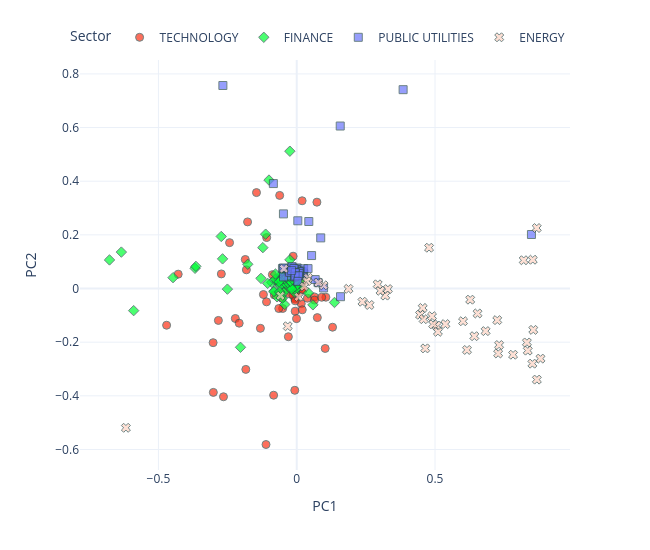

Notebook source saved alongside this figure:
### Code cell
from stock_embeddings.plotting import pca_plot_from_embeddings

pca_plot_from_embeddings(
    embedding_matrix=embeddings.weight.detach().numpy(),
    sectors=data.sectors,
    tickers=data.tickers,
    industries=data.industries,
    names=data.names,
    dimensions=2,
    reduced=True,
    method="PCA",
    return_df=False,
    rand_state=None,
)

### Figure 1 — Plotly figure (JSON) as saved in the notebook; plotly's stock layout.template omitted (floating-point values rounded to 4 significant figures; data arrays with more than 128 entries replaced by an {"elided": "..."} marker saying what was removed)
{"data": [{"customdata": {"elided": "67x3 str values"}, "hovertemplate": "<b>%{hovertext}</b><br><br>Sector=%{customdata[1]}<br>PC1=%{x}<br>PC2=%{y}<br>ticker=%{customdata[0]}<br>industry=%{customdata[2]}<extra></extra>", "hovertext": ["COMPUTER MANUFACTURING", "EDP SERVICES", "COMPUTER SOFTWARE: PREPACKAGED SOFTWARE", "SEMICONDUCTORS", "EDP SERVICES", "COMPUTER SOFTWARE: PREPACKAGED SOFTWARE", "EDP SERVICES", "SEMICONDUCTORS", "COMPUTER SOFTWARE: PREPACKAGED SOFTWARE", "ELECTRICAL PRODUCTS", "COMPUTER SOFTWARE: PREPACKAGED SOFTWARE", "EDP SERVICES", "COMPUTER SOFTWARE: PREPACKAGED SOFTWARE", "EDP SERVICES", "EDP SERVICES", "RADIO AND TELEVISION BROADCASTING AND COMMUNICATIONS EQUIPMENT", "SEMICONDUCTORS", "COMPUTER COMMUNICATIONS EQUIPMENT", "ELECTRICAL PRODUCTS", "INDUSTRIAL MACHINERY/COMPONENTS", "SEMICONDUCTORS", "COMPUTER COMMUNICATIONS EQUIPMENT", "SEMICONDUCTORS", "INDUSTRIAL MACHINERY/COMPONENTS", "COMPUTER SOFTWARE: PREPACKAGED SOFTWARE", "RADIO AND TELEVISION BROADCASTING AND COMMUNICATIONS EQUIPMENT", "INDUSTRIAL MACHINERY/COMPONENTS", "EDP SERVICES", "COMPUTER MANUFACTURING", "COMPUTER MANUFACTURING", "SEMICONDUCTORS", "SEMICONDUCTORS", "ADVERTISING", "INDUSTRIAL MACHINERY/COMPONENTS", "EDP SERVICES", "PROFESSIONAL SERVICES", "SEMICONDUCTORS", "INDUSTRIAL MACHINERY/COMPONENTS", "SEMICONDUCTORS", "PROFESSIONAL SERVICES", "COMPUTER SOFTWARE: PREPACKAGED SOFTWARE", "RADIO AND TELEVISION BROADCASTING AND COMMUNICATIONS EQUIPMENT", "SEMICONDUCTORS", "SEMICONDUCTORS", "ADVERTISING", "COMPUTER SOFTWARE: PREPACKAGED SOFTWARE", "ELECTRICAL PRODUCTS", "SEMICONDUCTORS", "ELECTRICAL PRODUCTS", "INDUSTRIAL MACHINERY/COMPONENTS", "COMPUTER SOFTWARE: PREPACKAGED SOFTWARE", "EDP SERVICES", "SEMICONDUCTORS", "SEMICONDUCTORS", "INDUSTRIAL MACHINERY/COMPONENTS", "SEMICONDUCTORS", "INDUSTRIAL MACHINERY/COMPONENTS", "COMPUTER SOFTWARE: PREPACKAGED SOFTWARE", "RETAIL: COMPUTER SOFTWARE & PERIPHERAL EQUIPMENT", "SEMICONDUCTORS", "COMPUTER SOFTWARE: PREPACKAGED SOFTWARE", "EDP SERVICES", "ELECTRONIC COMPONENTS", "ADVERTISING", "SEMICONDUCTORS", "COMPUTER PERIPHERAL EQUIPMENT", "EDP SERVICES"], "legendgroup": "TECHNOLOGY", "marker": {"color": "#FD3216", "line": {"color": "DarkSlateGrey", "width": 1}, "opacity": 0.7, "size": 8, "symbol": "circle"}, "mode": "markers", "name": "TECHNOLOGY", "orientation": "v", "showlegend": true, "type": "scatter", "x": [0.07453, -0.05876, -0.1819, -0.005742, -0.02996, -0.005586, -0.4704, -0.01044, -0.4285, -0.05293, -0.0742, -0.013, -0.006771, 0.073, 0.1054, -0.1776, -0.1087, -0.04262, -0.1313, 0.06393, -0.222, -0.1092, -0.08348, 0.001559, 0.09028, -0.2726, 0.06417, -0.01898, -0.08812, 0.01736, -0.006986, 0.0164, -0.0265, -0.01308, -0.02218, -0.08103, -0.3022, -0.0006756, -0.3014, 0.02001, -0.002567, -0.06854, -0.2648, -0.01385, -0.001874, 0.02197, -0.1204, -0.184, -0.03019, 0.03848, -0.111, -0.2832, 0.0196, -0.05083, 0.103, -0.2428, -0.06475, -0.03337, -0.003003, 0.005973, -0.1454, -0.208, 0.1296, 0.02247, -0.005542, -0.1859, -0.06161], "xaxis": "x", "y": [-0.1085, -0.01448, 0.06966, -0.03411, 0.04424, -0.08449, -0.1368, -0.02326, 0.05353, -0.03644, 0.02719, 0.1205, -0.03871, 0.3219, -0.03237, 0.2483, 0.19, -0.003175, -0.1483, -0.03118, -0.1116, -0.04973, -0.3976, -0.01282, -0.03258, 0.05448, -0.04302, 0.03609, 0.05171, 0.01962, -0.3794, -0.05637, -0.01981, 0.01821, 0.03882, -0.02379, -0.2019, -0.1122, -0.3871, -0.07933, 0.02702, 0.03075, -0.4035, -0.02464, 0.006693, -0.001609, -0.02232, -0.3014, -0.1797, -0.03594, -0.5814, -0.1189, 0.3271, -0.07435, -0.2234, 0.171, -0.07452, 0.04429, -0.01279, -0.01552, 0.3576, -0.1292, -0.1442, -0.005736, -0.04588, 0.1083, 0.3471], "yaxis": "y"}, {"customdata": {"elided": "93x3 str values"}, "hovertemplate": "<b>%{hovertext}</b><br><br>Sector=%{customdata[1]}<br>PC1=%{x}<br>PC2=%{y}<br>ticker=%{customdata[0]}<br>industry=%{customdata[2]}<extra></extra>", "hovertext": ["INVESTMENT MANAGERS", "DIVERSIFIED COMMERCIAL SERVICES", "LIFE INSURANCE", "PROPERTY-CASUALTY INSURERS", "ACCIDENT &HEALTH INSURANCE", "PROPERTY-CASUALTY INSURERS", "SPECIALTY INSURERS", "SPECIALTY INSURERS", "MAJOR BANKS", "FINANCE: CONSUMER SERVICES", "MAJOR BANKS", "MAJOR BANKS", "COMMERCIAL BANKS", "COMMERCIAL BANKS", "INVESTMENT MANAGERS", "MAJOR BANKS", "MAJOR BANKS", "MAJOR BANKS", "SPECIALTY INSURERS", "MAJOR BANKS", "MAJOR BANKS", "PROPERTY-CASUALTY INSURERS", "MAJOR BANKS", "MAJOR BANKS", "LIFE INSURANCE", "PROPERTY-CASUALTY INSURERS", "MAJOR BANKS", "PROPERTY-CASUALTY INSURERS", "MAJOR BANKS", "FINANCE: CONSUMER SERVICES", "FINANCE: CONSUMER SERVICES", "INVESTMENT MANAGERS", "MAJOR BANKS", "MAJOR BANKS", "MAJOR BANKS", "MAJOR BANKS", "MAJOR BANKS", "MAJOR BANKS", "MAJOR BANKS", "MAJOR BANKS", "MAJOR BANKS", "MAJOR BANKS", "MAJOR BANKS", "PROPERTY-CASUALTY INSURERS", "PROPERTY-CASUALTY INSURERS", "INVESTMENT MANAGERS", "LIFE INSURANCE", "PROPERTY-CASUALTY INSURERS", "PROPERTY-CASUALTY INSURERS", "PROPERTY-CASUALTY INSURERS", "SPECIALTY INSURERS", "MAJOR BANKS", "MAJOR BANKS", "MAJOR BANKS", "MAJOR BANKS", "PROPERTY-CASUALTY INSURERS", "SAVINGS INSTITUTIONS", "PROPERTY-CASUALTY INSURERS", "MAJOR BANKS", "MAJOR BANKS", "INVESTMENT BANKERS/BROKERS/SERVICE", "PROPERTY-CASUALTY INSURERS", "DIVERSIFIED COMMERCIAL SERVICES", "INVESTMENT BANKERS/BROKERS/SERVICE", "INVESTMENT BANKERS/BROKERS/SERVICE", "FINANCE/INVESTORS SERVICES", "PROPERTY-CASUALTY INSURERS", "MAJOR BANKS", "FINANCE: CONSUMER SERVICES", "MAJOR BANKS", "FINANCE: CONSUMER SERVICES", "MAJOR BANKS", "MAJOR BANKS", "MAJOR BANKS", "MAJOR BANKS", "LIFE INSURANCE", "MAJOR BANKS", "INVESTMENT BANKERS/BROKERS/SERVICE", "MAJOR BANKS", "PROPERTY-CASUALTY INSURERS", "MAJOR BANKS", "MAJOR BANKS", "ACCIDENT &HEALTH INSURANCE", "MAJOR BANKS", "MAJOR BANKS", "MAJOR BANKS", "MAJOR BANKS", "MAJOR BANKS", "MAJOR BANKS", "PROPERTY-CASUALTY INSURERS", "MAJOR BANKS", "MAJOR BANKS", "MAJOR BANKS"], "legendgroup": "FINANCE", "marker": {"color": "#00FE35", "line": {"color": "DarkSlateGrey", "width": 1}, "opacity": 0.7, "size": 8, "symbol": "diamond"}, "mode": "markers", "name": "FINANCE", "orientation": "v", "showlegend": true, "type": "scatter", "x": [0.04237, -0.07131, -0.01937, -0.03087, -0.001021, -0.3676, -0.01812, 0.009402, -0.06821, -0.03951, -0.2506, -0.05372, 0.1366, -0.08099, 0.006392, -0.0144, -0.06364, -0.6769, 0.00392, -0.04673, -0.08285, -0.02469, -0.04774, -0.02791, -0.1002, -0.02277, -0.05603, 0.004636, -0.03336, 0.001438, -0.01545, -0.008972, -0.634, -0.04402, -0.4472, -0.1224, -0.09034, -0.02459, -0.04737, -0.268, -0.04958, -0.03639, -0.06163, 0.05855, 0.01505, -0.04343, -0.04733, -0.2728, -0.005963, -0.01732, -0.02478, -0.02916, -0.0355, -0.5895, -0.04519, -0.03512, -0.0003323, -0.01381, -0.04012, -0.1051, -0.005186, -0.01236, -0.04206, -0.04733, -0.05898, -0.1123, -0.0277, -0.0519, -0.2032, -0.3646, -0.00556, -0.05265, -0.07653, -0.03592, -0.02072, -0.04593, -0.05635, -0.01821, -0.03769, -0.0344, -0.07687, -0.03273, -0.06173, -0.002781, -0.0305, -0.04347, -0.02535, -0.06332, -0.02236, -0.01538, -0.1771, -0.03504, -0.1293], "xaxis": "x", "y": [-0.01677, -0.03098, 0.01535, 0.04606, 0.03367, 0.07536, 0.06227, 0.04041, 0.02374, 0.02215, -0.002334, 0.03682, -0.05197, -0.008619, 0.006576, 0.03062, 0.03069, 0.1065, 0.01409, 0.04689, -0.01208, 0.0291, 0.05044, 0.04217, 0.4043, 0.04122, 0.0453, 0.003747, 0.01866, 0.01504, 0.05053, -0.01362, 0.1359, 0.04613, 0.04047, 0.1524, 0.02283, 0.1069, 0.03566, 0.1106, 0.01795, -0.001387, 0.03343, -0.06083, 0.03094, -0.05954, 0.01929, 0.1941, 0.04329, 0.02873, 0.5119, 0.03559, 0.04154, -0.08238, 0.04022, 0.04497, 0.03512, 0.05693, 0.03173, 0.0192, -0.004127, 0.04338, 0.03202, -0.01564, 0.01137, 0.2026, 0.03224, -0.03634, -0.2191, 0.08266, 0.006125, 0.05499, 0.03484, 0.01468, 0.004921, 0.04308, 0.03166, -0.001783, 0.03931, 0.03001, 0.05394, 0.0218, -0.01294, 0.03007, 0.04575, 0.03702, 0.02816, 0.02507, 0.02677, 0.03509, 0.09041, 0.0429, 0.0379], "yaxis": "y"}, {"customdata": {"elided": "57x3 str values"}, "hovertemplate": "<b>%{hovertext}</b><br><br>Sector=%{customdata[1]}<br>PC1=%{x}<br>PC2=%{y}<br>ticker=%{customdata[0]}<br>industry=%{customdata[2]}<extra></extra>", "hovertext": ["ELECTRIC UTILITIES: CENTRAL", "POWER GENERATION", "OIL/GAS TRANSMISSION", "POWER GENERATION", "WATER SUPPLY", "TELECOMMUNICATIONS EQUIPMENT", "ELECTRIC UTILITIES: CENTRAL", "TELECOMMUNICATIONS EQUIPMENT", "TELECOMMUNICATIONS EQUIPMENT", "POWER GENERATION", "ELECTRIC UTILITIES: CENTRAL", "TELECOMMUNICATIONS EQUIPMENT", "WATER SUPPLY", "ELECTRIC UTILITIES: CENTRAL", "ELECTRIC UTILITIES: CENTRAL", "POWER GENERATION", "POWER GENERATION", "ELECTRIC UTILITIES: CENTRAL", "ELECTRIC UTILITIES: CENTRAL", "ELECTRIC UTILITIES: CENTRAL", "POWER GENERATION", "TELECOMMUNICATIONS EQUIPMENT", "ELECTRIC UTILITIES: CENTRAL", "ELECTRIC UTILITIES: CENTRAL", "POWER GENERATION", "ELECTRIC UTILITIES: CENTRAL", "OIL/GAS TRANSMISSION", "POWER GENERATION", "OIL/GAS TRANSMISSION", "OIL/GAS TRANSMISSION", "ELECTRIC UTILITIES: CENTRAL", "OIL & GAS PRODUCTION", "ELECTRIC UTILITIES: CENTRAL", "POWER GENERATION", "POWER GENERATION", "TELECOMMUNICATIONS EQUIPMENT", "ELECTRIC UTILITIES: CENTRAL", "ELECTRIC UTILITIES: CENTRAL", "ELECTRIC UTILITIES: CENTRAL", "TELECOMMUNICATIONS EQUIPMENT", "POWER GENERATION", "OIL/GAS TRANSMISSION", "ELECTRIC UTILITIES: CENTRAL", "OIL/GAS TRANSMISSION", "OIL & GAS PRODUCTION", "TELECOMMUNICATIONS EQUIPMENT", "TELECOMMUNICATIONS EQUIPMENT", "NATURAL GAS DISTRIBUTION", "NATURAL GAS DISTRIBUTION", "TELECOMMUNICATIONS EQUIPMENT", "TELECOMMUNICATIONS EQUIPMENT", "NATURAL GAS DISTRIBUTION", "TELECOMMUNICATIONS EQUIPMENT", "POWER GENERATION", "ENVIRONMENTAL SERVICES", "NATURAL GAS DISTRIBUTION", "WATER SUPPLY"], "legendgroup": "PUBLIC UTILITIES", "marker": {"color": "#6A76FC", "line": {"color": "DarkSlateGrey", "width": 1}, "opacity": 0.7, "size": 8, "symbol": "square"}, "mode": "markers", "name": "PUBLIC UTILITIES", "orientation": "v", "showlegend": true, "type": "scatter", "x": [-0.005881, -0.2669, -0.02984, -0.08444, -0.02814, -0.05159, 0.02068, 0.09713, 0.003995, -0.001513, 0.3847, 0.02454, -0.04771, 0.001613, -0.007462, 0.01673, -0.008283, 0.08682, -0.002606, 0.009525, 0.02563, 0.1573, -0.02712, -0.01812, 0.0198, 0.0249, 0.07728, -0.003741, -0.01783, -0.008806, 0.05372, 0.1583, -0.04808, 0.0437, 0.04086, 0.01126, 3.775e-05, -0.0006176, 0.005738, -0.04806, -0.007542, 0.0004273, 0.01047, -0.02559, -0.01686, -0.004246, 0.06677, 0.009628, -0.01039, 0.00878, -0.004487, -0.00561, -0.006686, 0.006232, 0.003954, 0.8486, -0.01855], "xaxis": "x", "y": [0.04817, 0.7568, 0.05886, 0.3912, 0.04684, 0.07476, 0.04941, 0.002168, 0.2525, 0.04784, 0.7413, 0.05761, 0.04311, 0.07671, 0.05712, 0.05693, 0.04252, 0.1888, 0.06211, 0.05963, 0.05411, 0.6057, 0.06519, 0.07335, 0.06373, 0.07362, 0.02192, 0.05092, 0.07888, 0.06845, 0.1229, -0.03048, 0.07667, 0.2498, 0.07429, 0.06575, 0.05648, 0.07144, 0.06465, 0.2782, 0.07342, 0.04773, 0.04916, 0.06011, 0.08164, 0.04722, 0.03338, 0.06308, 0.07467, 0.05623, 0.05936, 0.05941, 0.04589, 0.04788, 0.02664, 0.2014, 0.06664], "yaxis": "y"}, {"customdata": {"elided": "46x3 str values"}, "hovertemplate": "<b>%{hovertext}</b><br><br>Sector=%{customdata[1]}<br>PC1=%{x}<br>PC2=%{y}<br>ticker=%{customdata[0]}<br>industry=%{customdata[2]}<extra></extra>", "hovertext": ["INTEGRATED OIL COMPANIES", "OIL & GAS PRODUCTION", "OIL & GAS PRODUCTION", "INDUSTRIAL MACHINERY/COMPONENTS", "INDUSTRIAL MACHINERY/COMPONENTS", "METAL FABRICATIONS", "INTEGRATED OIL COMPANIES", "NATURAL GAS DISTRIBUTION", "INTEGRATED OIL COMPANIES", "INDUSTRIAL MACHINERY/COMPONENTS", "OIL & GAS PRODUCTION", "INTEGRATED OIL COMPANIES", "OIL & GAS PRODUCTION", "INTEGRATED OIL COMPANIES", "OIL & GAS PRODUCTION", "OIL & GAS PRODUCTION", "CONSUMER ELECTRONICS/APPLIANCES", "OIL & GAS PRODUCTION", "OIL & GAS PRODUCTION", "OIL & GAS PRODUCTION", "CONSUMER ELECTRONICS/APPLIANCES", "OILFIELD SERVICES/EQUIPMENT", "INTEGRATED OIL COMPANIES", "OIL & GAS PRODUCTION", "OIL REFINING/MARKETING", "ELECTRIC UTILITIES: CENTRAL", "OIL & GAS PRODUCTION", "OIL & GAS PRODUCTION", "OIL & GAS PRODUCTION", "OIL & GAS PRODUCTION", "OIL & GAS PRODUCTION", "OILFIELD SERVICES/EQUIPMENT", "OIL & GAS PRODUCTION", "CONSUMER ELECTRONICS/APPLIANCES", "OIL & GAS PRODUCTION", "OIL & GAS PRODUCTION", "OIL & GAS PRODUCTION", "OIL & GAS PRODUCTION", "OILFIELD SERVICES/EQUIPMENT", "OIL & GAS PRODUCTION", "OIL & GAS PRODUCTION", "OIL & GAS PRODUCTION", "OIL & GAS PRODUCTION", "INTEGRATED OIL COMPANIES", "METAL FABRICATIONS", "INTEGRATED OIL COMPANIES"], "legendgroup": "ENERGY", "marker": {"color": "#FED4C4", "line": {"color": "DarkSlateGrey", "width": 1}, "opacity": 0.7, "size": 8, "symbol": "x"}, "mode": "markers", "name": "ENERGY", "orientation": "v", "showlegend": true, "type": "scatter", "x": [0.725, 0.4458, 0.506, -0.6175, -0.05881, 0.4646, 0.1872, 0.04145, 0.8678, -0.03246, 0.8206, 0.2377, 0.4785, 0.09706, 0.6014, 0.3297, 0.03641, 0.5375, 0.3201, 0.8814, 0.02682, 0.6156, 0.4933, 0.7283, 0.6272, -0.04639, 0.7317, 0.4587, 0.4891, 0.8353, 0.852, 0.683, 0.2631, 0.006987, 0.6538, 0.7822, 0.3028, 0.2928, 0.5105, 0.4555, 0.8533, 0.6422, 0.8322, 0.8553, 0.8683, 0.07825], "xaxis": "x", "y": [-0.1178, -0.09775, -0.1382, -0.5191, -0.02678, -0.2231, -0.001206, 0.0397, 0.2255, -0.1406, 0.1055, -0.04918, 0.1521, 0.01185, -0.1219, -0.002103, 0.02716, -0.1326, -0.0263, -0.2613, 0.007412, -0.2289, -0.1335, -0.242, -0.04153, 0.07374, -0.2106, -0.1143, -0.1032, -0.2314, -0.2801, -0.1587, -0.0613, -0.03122, -0.09294, -0.2467, -0.008318, 0.01561, -0.1614, -0.07243, 0.1073, -0.1777, -0.2011, -0.1541, -0.3395, 0.02199], "yaxis": "y"}], "layout": {"height": 550, "legend": {"orientation": "h", "title": {"text": "Sector"}, "tracegroupgap": 0, "x": 1, "xanchor": "right", "y": 1.02, "yanchor": "bottom"}, "margin": {"t": 60}, "width": 650, "xaxis": {"anchor": "y", "domain": [0.0, 1.0], "title": {"text": "PC1"}}, "yaxis": {"anchor": "x", "domain": [0.0, 1.0], "title": {"text": "PC2"}}}}
